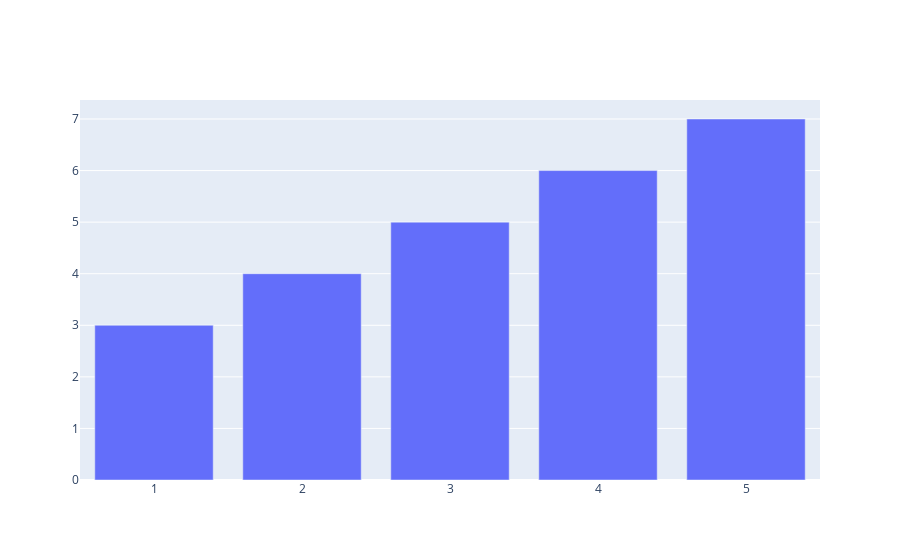

Notebook code for this chart:
### Code cell
fig = go.Figure()
fig.add_trace(go.Bar(x=[1,2,3,4,5] , y=[3,4,5,6,7]))
fig.show()

### Figure 1 — Plotly figure (JSON) as saved in the notebook; plotly's stock layout.template omitted (floating-point values rounded to 4 significant figures)
{"data": [{"type": "bar", "x": [1, 2, 3, 4, 5], "y": [3, 4, 5, 6, 7]}], "layout": {}}
